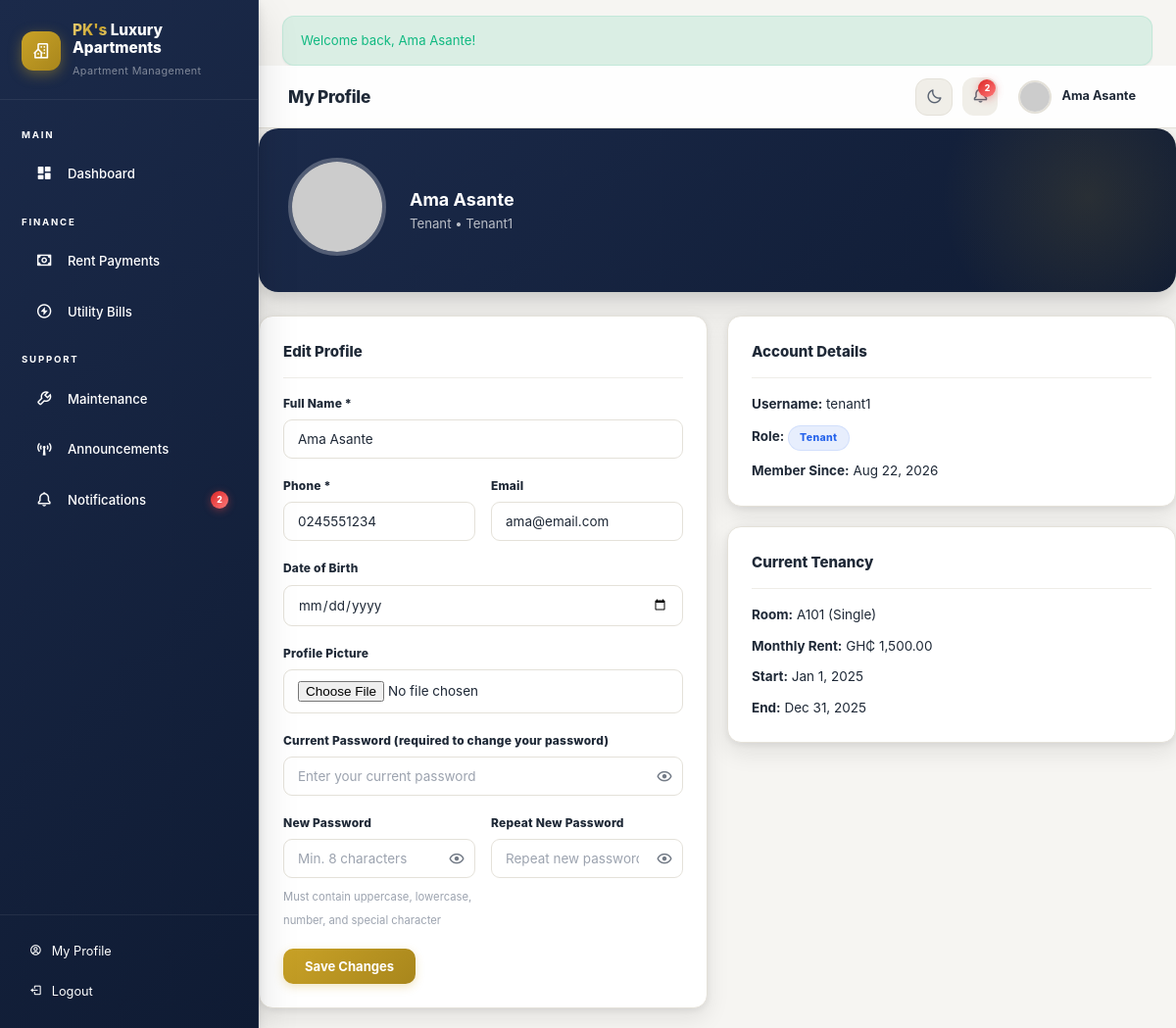
Screenshot of /profile.php (signed in) with the database file from the repository.
### tables this page shows
CREATE TABLE users (
    id INT AUTO_INCREMENT PRIMARY KEY,
    username VARCHAR(50) UNIQUE NOT NULL,
    password VARCHAR(255) NOT NULL,
    full_name VARCHAR(100) NOT NULL,
    email VARCHAR(100),
    phone VARCHAR(20),
    role ENUM('admin', 'staff', 'tenant') NOT NULL DEFAULT 'tenant',
    profile_picture VARCHAR(255) DEFAULT 'default.png',
    date_of_birth DATE,
    must_change_password TINYINT(1) DEFAULT 0,
    is_active TINYINT(1) DEFAULT 1,
    last_login DATETIME DEFAULT NULL,
    created_at TIMESTAMP DEFAULT CURRENT_TIMESTAMP,
    updated_at TIMESTAMP DEFAULT CURRENT_TIMESTAMP ON UPDATE CURRENT_TIMESTAMP
);

CREATE TABLE tenancies (
    id INT AUTO_INCREMENT PRIMARY KEY,
    tenant_id INT NOT NULL,
    room_id INT NOT NULL,
    start_date DATE NOT NULL,
    end_date DATE,
    monthly_rent DECIMAL(10,2) NOT NULL,
    security_deposit DECIMAL(10,2) DEFAULT 0,
    status ENUM('active', 'expired', 'terminated') DEFAULT 'active',
    created_at TIMESTAMP DEFAULT CURRENT_TIMESTAMP,
    FOREIGN KEY (tenant_id) REFERENCES users(id) ON DELETE CASCADE,
    FOREIGN KEY (room_id) REFERENCES rooms(id) ON DELETE CASCADE
);

CREATE TABLE rooms (
    id INT AUTO_INCREMENT PRIMARY KEY,
    room_number VARCHAR(10) UNIQUE NOT NULL,
    room_type VARCHAR(50) NOT NULL DEFAULT 'single',
    floor INT DEFAULT 1,
    size_sqm DECIMAL(6,2),
    rental_price DECIMAL(10,2) NOT NULL,
    status ENUM('available', 'occupied', 'maintenance') DEFAULT 'available',
    image VARCHAR(255) DEFAULT NULL,
    description TEXT,
    amenities TEXT,
    created_at TIMESTAMP DEFAULT CURRENT_TIMESTAMP
);

### config/database.php (called while the page is built, shortened)
<?php
function getDB() {
    static $pdo = null;
    if ($pdo === null) {
        try {
            $dsn = "mysql:host=" . DB_HOST . ";dbname=" . DB_NAME . ";charset=utf8mb4";
            $pdo = new PDO($dsn, DB_USER, DB_PASS, [
                PDO::ATTR_ERRMODE => PDO::ERRMODE_EXCEPTION,
                PDO::ATTR_DEFAULT_FETCH_MODE => PDO::FETCH_ASSOC,
                PDO::ATTR_EMULATE_PREPARES => false,
            ]);
        } catch (PDOException $e) {
            die("Database connection failed: " . $e->getMessage());
        }
    }
    return $pdo;
}
function getFlash() {
    if (isset($_SESSION['flash'])) {
        $flash = $_SESSION['flash'];
        return $flash;
    }
    return null;
}
function sanitize($input) {
    return htmlspecialchars(trim($input), ENT_QUOTES, 'UTF-8');
}
function formatCurrency($amount) {
    return 'GH₵ ' . number_format($amount, 2);
}
function currentUser() {
    if (isset($_SESSION['user_id'])) {
        $db = getDB();
        $stmt = $db->prepare("SELECT * FROM users WHERE id = ? AND is_active = 1");
        $stmt->execute([$_SESSION['user_id']]);
        return $stmt->fetch();
    }
    return null;
}

### profile.php (the view, shortened to what this page needs)
<?php
require_once __DIR__ . '/config/database.php';
$pageTitle = 'My Profile';
$db = getDB();
$user = currentUser();
$tenancy = null;
if ($user['role'] === 'tenant') {
    $stmt = $db->prepare("SELECT t.*, r.room_number, r.room_type FROM tenancies t JOIN rooms r ON t.room_id = r.id WHERE t.tenant_id = ? AND t.status = 'active'");
    $stmt->execute([$user['id']]);
    $tenancy = $stmt->fetch();
}
include __DIR__ . '/includes/header.php';
?>
<div class="profile-header">
    <div class="profile-pic-wrapper">
        <img src="<?= SITE_URL ?>/uploads/profiles/<?= $user['profile_picture'] ?>" alt="Profile" id="profilePicPreview" onerror="this.src='https://ui-avatars.com/api/?name=<?= urlencode($user['full_name']) ?>&background=47433E&color=fff&size=100'">
    </div>
    <div>
        <h3 style="font-size:1.2rem;color:#fff;"><?= sanitize($user['full_name']) ?></h3>
        <p style="color:rgba(255,255,255,0.7);font-size:0.88rem;text-transform:capitalize;"><?= $user['role'] ?> &bull; <?= sanitize($user['username']) ?></p>
    </div>
</div>
<div class="grid-2">
    <div class="card">
        <div class="card-header"><h3>Edit Profile</h3></div>
        <form id="profileForm" onsubmit="updateProfile(event)" enctype="multipart/form-data">
            <div class="form-group">
                <label>Full Name *</label>
                <input type="text" name="full_name" class="form-control" value="<?= sanitize($user['full_name']) ?>" required>
            </div>
            <div class="form-row">
                <div class="form-group">
                    <label>Phone *</label>
                    <input type="tel" name="phone" class="form-control" value="<?= sanitize($user['phone']) ?>" pattern="[0-9]{10}" maxlength="10" oninput="this.value=this.value.replace(/[^0-9]/g,'')" required>
                </div>
                <div class="form-group">
                    <label>Email</label>
                    <input type="email" name="email" class="form-control" value="<?= sanitize($user['email'] ?? '') ?>">
                </div>
            </div>
            <div class="form-group">
                <label>Date of Birth</label>
                <input type="date" name="date_of_birth" class="form-control" value="<?= sanitize($user['date_of_birth'] ?? '') ?>" max="<?= date('Y-m-d', strtotime('-18 years')) ?>">
            </div>
            <div class="form-group">
                <label>Profile Picture</label>
                <input type="file" name="profile_picture" class="form-control" accept="image/*" onchange="previewPic(this)">
            </div>
            <div class="form-group">
                <label>Current Password (required to change your password)</label>
                <div class="password-field">
                    <input type="password" id="current_password" name="current_password" class="form-control" placeholder="Enter your current password" autocomplete="current-password">
                    <button type="button" class="password-toggle" tabindex="-1" onclick="togglePasswordVisibility('current_password')" aria-label="Show password"><i class="bx bx-show" id="current_passwordToggleIcon"></i></button>
                </div>
            </div>
            <div class="form-row">
                <div class="form-group">
                    <label>New Password</label>
                    <div class="password-field">
                        <input type="password" id="new_password" name="password" class="form-control" placeholder="Min. 8 characters" oninput="checkPasswordStrength(this.value, 'profStrength')" autocomplete="new-password">
                        <button type="button" class="password-toggle" tabindex="-1" onclick="togglePasswordVisibility('new_password')" aria-label="Show password"><i class="bx bx-show" id="new_passwordToggleIcon"></i></button>
                    </div>
                    <small style="color:var(--text-muted);font-size:0.75rem;">Must contain uppercase, lowercase, number, and special character</small>
                </div>
                <div class="form-group">
                    <label>Repeat New Password</label>
                    <div class="password-field">
                        <input type="password" id="confirm_password" name="confirm_password" class="form-control" placeholder="Repeat new password" autocomplete="new-password">
                        <button type="button" class="password-toggle" tabindex="-1" onclick="togglePasswordVisibility('confirm_password')" aria-label="Show password"><i class="bx bx-show" id="confirm_passwordToggleIcon"></i></button>
                    </div>
                </div>
            </div>
            <button type="submit" class="btn btn-primary">Save Changes</button>
        </form>
    </div>
    <div>
        <div class="card">
            <div class="card-header"><h3>Account Details</h3></div>
            <div style="display:flex;flex-direction:column;gap:10px;font-size:0.9rem;">
                <div><strong>Username:</strong> <?= sanitize($user['username']) ?></div>
                <div><strong>Role:</strong> <span class="badge badge-info" style="text-transform:capitalize;"><?= $user['role'] ?></span></div>
                <div><strong>Member Since:</strong> <?= date('M j, Y', strtotime($user['created_at'])) ?></div>
            </div>
        </div>
        <?php if ($tenancy): ?>
        <div class="card">
            <div class="card-header"><h3>Current Tenancy</h3></div>
            <div style="display:flex;flex-direction:column;gap:10px;font-size:0.9rem;">
                <div><strong>Room:</strong> <?= sanitize($tenancy['room_number']) ?> (<?= ucfirst($tenancy['room_type']) ?>)</div>
                <div><strong>Monthly Rent:</strong> <?= formatCurrency($tenancy['monthly_rent']) ?></div>
                <div><strong>Start:</strong> <?= date('M j, Y', strtotime($tenancy['start_date'])) ?></div>
                <div><strong>End:</strong> <?= $tenancy['end_date'] ? date('M j, Y', strtotime($tenancy['end_date'])) : 'N/A' ?></div>
            </div>
        </div>
        <?php endif; ?>
    </div>
</div>
<?php include __DIR__ . '/includes/footer.php'; ?>

### includes/header.php (shortened to what this page needs)
<?php
require_once __DIR__ . '/../config/database.php';
$user = currentUser();
$unreadNotifs = 0;
if ($user) {
    $db = getDB();
    $stmt = $db->prepare("SELECT COUNT(*) FROM notifications WHERE user_id = ? AND is_read = 0");
    $stmt->execute([$user['id']]);
    $unreadNotifs = $stmt->fetchColumn();
}
?>
<!DOCTYPE html>
<html lang="en">
<head>
    <link rel="stylesheet" href="https://unpkg.com/boxicons@2.1.4/css/boxicons.min.css">
    <link rel="stylesheet" href="<?= SITE_URL ?>/css/style.css?v=18">
</head>
<body>
<div class="app-layout">
    <aside class="sidebar" id="sidebar">
        <div class="sidebar-brand">
            <div class="brand-logo"><i class='bx bx-building-house'></i></div>
            <div>
                <h2><span class="brand-gold">PK's</span> Luxury Apartments</h2>
                <small>Apartment Management</small>
            </div>
        </div>
        <nav class="sidebar-nav">
            <div class="nav-section">Main</div>
            <a href="dashboard.php" class="<?= basename($_SERVER['PHP_SELF']) == 'dashboard.php' ? 'active' : '' ?>">
                <span class="icon"><i class='bx bxs-dashboard'></i></span> Dashboard
            </a>
            <div class="nav-section">Finance</div>
            <a href="payments.php" class="<?= basename($_SERVER['PHP_SELF']) == 'payments.php' ? 'active' : '' ?>">
                <span class="icon"><i class='bx bx-money'></i></span> Rent Payments
            </a>
            <a href="utilities.php" class="<?= basename($_SERVER['PHP_SELF']) == 'utilities.php' ? 'active' : '' ?>">
                <span class="icon"><i class='bx bx-bolt-circle'></i></span> Utility Bills
            </a>
            <div class="nav-section">Support</div>
            <a href="maintenance.php" class="<?= basename($_SERVER['PHP_SELF']) == 'maintenance.php' ? 'active' : '' ?>">
                <span class="icon"><i class='bx bx-wrench'></i></span> Maintenance
            </a>
            <a href="announcements.php" class="<?= basename($_SERVER['PHP_SELF']) == 'announcements.php' ? 'active' : '' ?>">
                <span class="icon"><i class='bx bx-broadcast'></i></span> Announcements
            </a>
            <a href="notifications.php" class="<?= basename($_SERVER['PHP_SELF']) == 'notifications.php' ? 'active' : '' ?>">
                <span class="icon"><i class='bx bx-bell'></i></span> Notifications
                <?php if ($unreadNotifs > 0): ?>
                    <span class="notif-badge" style="position:static;margin-left:auto;"><?= $unreadNotifs ?></span>
                <?php endif; ?>
            </a>
        </nav>
        <div class="sidebar-footer">
            <a href="profile.php"><span class="icon"><i class='bx bx-user-circle'></i></span> My Profile</a>
            <a href="api/logout.php"><span class="icon"><i class='bx bx-log-out'></i></span> Logout</a>
        </div>
    </aside>
    <main class="main-content">
        <?php $flash = getFlash(); ?>
        <?php if ($flash): ?>
            <div class="alert alert-<?= $flash['type'] ?>" style="margin:16px 24px 0;"><?= sanitize($flash['message']) ?></div>
        <?php endif; ?>
        <header class="topbar">
            <div class="topbar-left">
                <h2><?= isset($pageTitle) ? sanitize($pageTitle) : 'Dashboard' ?></h2>
            </div>
            <div class="topbar-right">
                <button class="theme-toggle" id="themeToggle" onclick="toggleTheme()" title="Toggle dark mode">
                </button>
                <div style="position:relative;">
                    <button class="notif-btn" onclick="toggleNotifDropdown()" id="notifBtn">
                        <i class='bx bx-bell'></i>
                        <?php if ($unreadNotifs > 0): ?>
                            <span class="notif-badge"><?= $unreadNotifs ?></span>
                        <?php endif; ?>
                    </button>
                </div>
                <div class="topbar-user" onclick="location.href='profile.php'">
                    <img src="<?= SITE_URL ?>/uploads/profiles/<?= $user['profile_picture'] ?>" alt="Profile" loading="lazy" onerror="this.src='https://ui-avatars.com/api/?name=<?= urlencode($user['full_name']) ?>&background=47433E&color=fff'">
                    <span><?= sanitize($user['full_name']) ?></span>
                </div>
            </div>
        </header>

### rows the page displays
users: full_name "Ama Asante", role "Tenant", username "Tenant1", phone "0245551234", email "ama@email.com", username "tenant1", created_at "Aug 22, 2026"
tenancies: room.room_number "A101", room.room_type "Single", monthly_rent "GH₵ 1,500.00", start_date "Jan 1, 2025", end_date "Dec 31, 2025"

### other values shown
$unreadNotifs "2"
$flash['message'] "Welcome back, Ama Asante!"
$pageTitle "My Profile"
